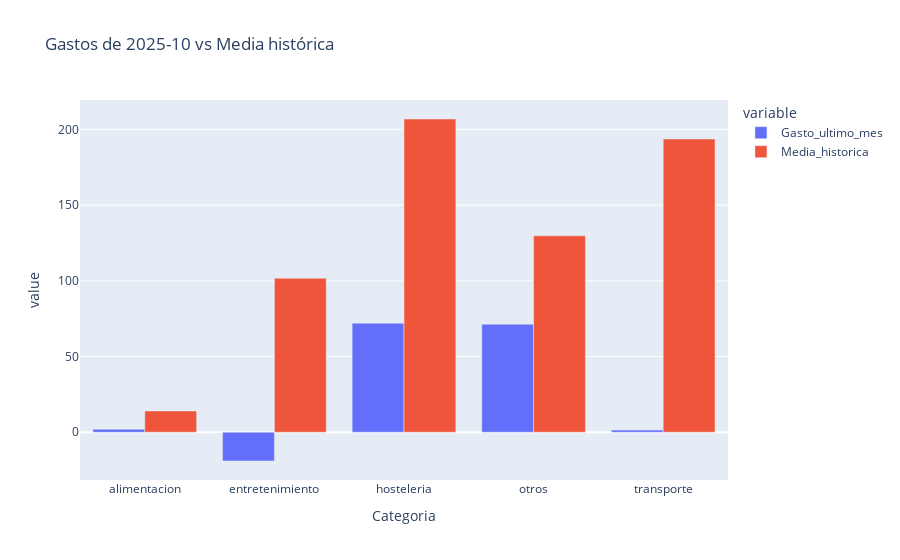

Write notebook code for a chart like this one.
### Code cell
graficar_gasto_vs_media(gastos, ingresos)

### Figure 1 — Plotly figure (JSON) as saved in the notebook; plotly's stock layout.template omitted (floating-point values rounded to 4 significant figures)
{"data": [{"alignmentgroup": "True", "hovertemplate": "variable=Gasto_ultimo_mes<br>Categoria=%{x}<br>value=%{y}<extra></extra>", "legendgroup": "Gasto_ultimo_mes", "marker": {"color": "#636efa", "pattern": {"shape": ""}}, "name": "Gasto_ultimo_mes", "offsetgroup": "Gasto_ultimo_mes", "orientation": "v", "showlegend": true, "textposition": "auto", "type": "bar", "x": ["alimentacion", "entretenimiento", "hosteleria", "otros", "transporte"], "xaxis": "x", "y": [2.0, -19.0, 72.04, 71.35, 1.42], "yaxis": "y"}, {"alignmentgroup": "True", "hovertemplate": "variable=Media_historica<br>Categoria=%{x}<br>value=%{y}<extra></extra>", "legendgroup": "Media_historica", "marker": {"color": "#EF553B", "pattern": {"shape": ""}}, "name": "Media_historica", "offsetgroup": "Media_historica", "orientation": "v", "showlegend": true, "textposition": "auto", "type": "bar", "x": ["alimentacion", "entretenimiento", "hosteleria", "otros", "transporte"], "xaxis": "x", "y": [14.08, 101.7, 206.9, 129.8, 193.8], "yaxis": "y"}], "layout": {"autosize": true, "barmode": "group", "legend": {"title": {"text": "variable"}, "tracegroupgap": 0}, "title": {"text": "Gastos de 2025-10 vs Media histórica"}, "xaxis": {"anchor": "y", "autorange": true, "domain": [0, 1], "range": [-0.5, 4.5], "title": {"text": "Categoria"}, "type": "category"}, "yaxis": {"anchor": "x", "autorange": true, "domain": [0, 1], "range": [-31.55, 219.5], "title": {"text": "value"}, "type": "linear"}}}
